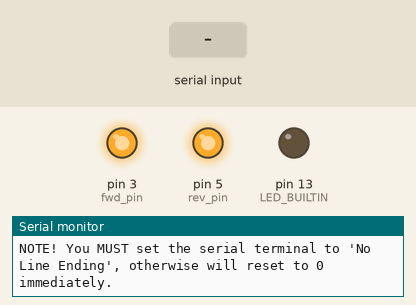
Simulated run of this sketch. Board: Arduino Uno, built with avr-gcc and run on an emulated ATmega328P. On the bench: output pins drawn as LEDs (lit = HIGH), the last lines printed to the serial monitor. The inputs (shaded band) are chosen by the test bench.

Above: at 1.2 s.
1.3 s: "30,150\n" received over Serial
At 2.2 s:
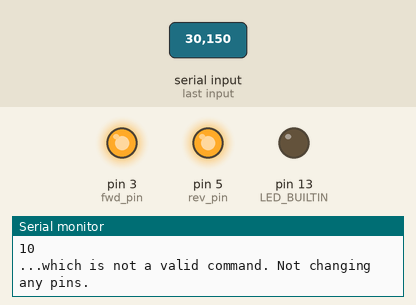
2.8 s: "2\n" received over Serial
At 3.7 s:
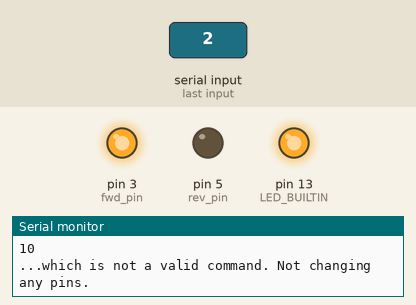
4.3 s: "90,45\n" received over Serial
At 4.9 s:
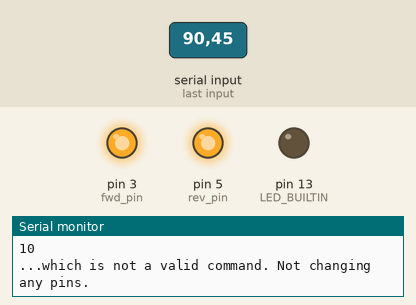
5.8 s: "1\n" received over Serial
At 7.2 s:
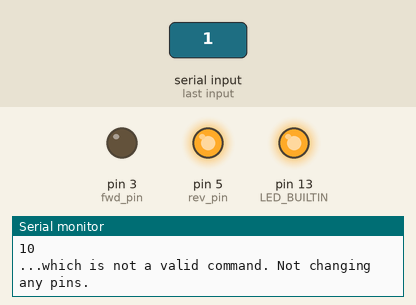
Timing chart, 0 to 8.3 s (numbered marks = the images above; inputs shaded):
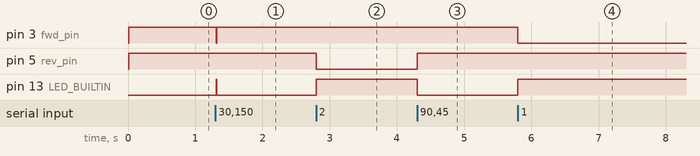

The sketch:

LCE_manual.ino
```cpp
// (licence header left out)
#define SERIAL_RATE 115200

// pin setup and constants
// switch between fwd, rev, off
int status = 0;
int fwd_pin = 3;
int rev_pin = 5;
// for the BJT circuit
bool switch_highlow = true;

void setup() {
  // Serial is the programming port on the Zero
//  int serial_rate = 115200;
  Serial.begin(SERIAL_RATE);
  // Wait until the port is ready
  while (!Serial)
    ;
  Serial.println("LCE Control - manual. Specify 0 = off, 1 = forward, 2 = reverse");
  Serial.println("NOTE! You MUST set the serial terminal to 'No Line Ending', otherwise will reset to 0 immediately.");
  // ensure we start with all transistors off
  pinMode(fwd_pin, OUTPUT);
  pinMode(rev_pin, OUTPUT);
  if(switch_highlow){
    digitalWrite(fwd_pin, HIGH);
    digitalWrite(rev_pin, HIGH);
  }
  else{
    digitalWrite(fwd_pin, LOW);
    digitalWrite(rev_pin, LOW);
  }

  // we'll also turn on the LED when any pin is set high
  pinMode(LED_BUILTIN, OUTPUT);
  digitalWrite(LED_BUILTIN, LOW);
}

void loop() {
  // poll the serial port (wait until user sends something)
  if( Serial.available() > 0){
    // presummably the user is smart enough to have only sent one integer...
    int cmd = Serial.read();
    // remove the ASCII character offset for numerical digits
    status = cmd - '0';
    switch(status){
      case 0:
        Serial.println("Status = 0, Off");
        if(switch_highlow){
          digitalWrite(fwd_pin, HIGH);
          digitalWrite(rev_pin, HIGH);
        }
        else{
          digitalWrite(fwd_pin, LOW);
          digitalWrite(rev_pin, LOW);
        }
        digitalWrite(LED_BUILTIN, LOW);
        break;
      case 1:
        Serial.println("Status = 1, Forward");
        if(switch_highlow){
          digitalWrite(fwd_pin, LOW);
          digitalWrite(rev_pin, HIGH);
        }
        else{
          digitalWrite(fwd_pin, HIGH);
          digitalWrite(rev_pin, LOW);
        }
        digitalWrite(LED_BUILTIN, HIGH);
        break;
      case 2:
        Serial.println("Status = 2, Reverse");
        if(switch_highlow){
          digitalWrite(fwd_pin, HIGH);
          digitalWrite(rev_pin, LOW);
        }
        else{
          digitalWrite(fwd_pin, LOW);
          digitalWrite(rev_pin, HIGH);
        }
        digitalWrite(LED_BUILTIN, HIGH);
        break;
      default:
        Serial.println("Error! You sent, in ASCII:");
        Serial.println(cmd);
        Serial.println("...which is not a valid command. Not changing any pins.");
    }
  }
}
```

Measured:
- after the input at 1.3 s, pin 3 (fwd_pin): HIGH → LOW at once, → HIGH 0.01 s later; pin 13 (LED_BUILTIN): LOW → HIGH at once, → LOW 0.01 s later
- after the input at 2.8 s, pin 5 (rev_pin): HIGH → LOW at once; pin 13 (LED_BUILTIN): LOW → HIGH at once
- after the input at 4.3 s, pin 5 (rev_pin): LOW → HIGH at once; pin 13 (LED_BUILTIN): HIGH → LOW at once
- after the input at 5.8 s, pin 3 (fwd_pin): HIGH → LOW at once; pin 13 (LED_BUILTIN): LOW → HIGH at once
